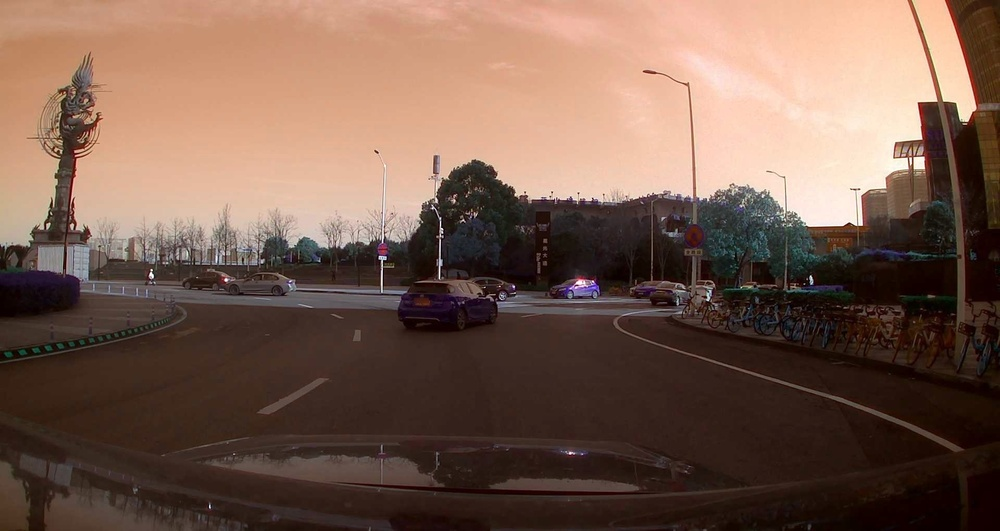
#> input picture cam01.jpg, 1000 x 531 px, shrunk from 1920 x 1020 before the run
$ python Sift.py
#> lines starting #> are read from the running program, lines starting #| are printed output that depends on the picture
import cv2
import numpy as np

# Load the images
image1 = cv2.imread('cam01.jpg')
#> image1 is the input picture: shape (531, 1000, 3); mean B, G, R 78.3, 91.9, 119.2
image2 = cv2.imread('cam03.jpg')
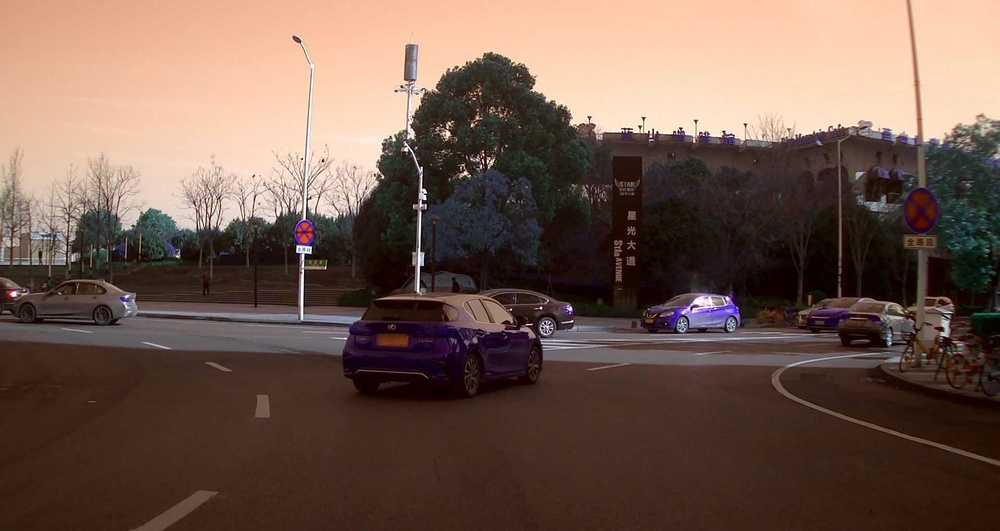
#> input picture cam03.jpg, 1000 x 531 px, shrunk from 1920 x 1020 before the run
#> image2 is the input picture: shape (531, 1000, 3); mean B, G, R 78.1, 90, 113.2

# Initialize SIFT detector
sift = cv2.SIFT_create()

# Detect keypoints and compute descriptors
keypoints1, descriptors1 = sift.detectAndCompute(image1, None)
#> keypoints1 = 987 keypoints; strongest (x, y, size): (151, 275, 3.3), (570, 453, 1.9), (920, 163, 8.4), (433, 208, 2.1)
keypoints2, descriptors2 = sift.detectAndCompute(image2, None)
#> keypoints2 = 1351 keypoints; strongest (x, y, size): (640, 127, 2), (643, 118, 2.2), (745, 125, 2), (14, 294, 3.8)

# Initialize and use FLANN based matcher
FLANN_INDEX_KDTREE = 1
index_params = dict(algorithm = FLANN_INDEX_KDTREE, trees = 5)
search_params = dict(checks = 50)

flann = cv2.FlannBasedMatcher(index_params, search_params)
matches = flann.knnMatch(descriptors1, descriptors2, k=2)
#> matches = 987 matches

# Apply Lowe's ratio test to filter matches
good_matches = []
for m,n in matches:
    if m.distance < 0.7*n.distance:
        good_matches.append(m)
#> after the loop, good_matches = 184 matches

# Draw matches
result_image = cv2.drawMatches(image1, keypoints1, image2, keypoints2, good_matches, None)
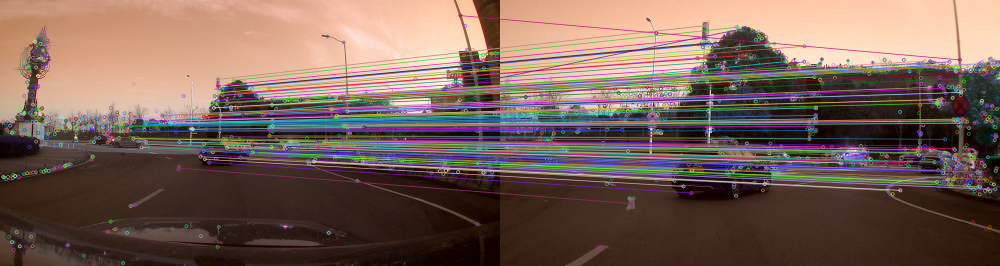
#> result_image: shape (531, 2000, 3) (shown at 1/2 size); mean B, G, R 88.2, 97.8, 120.9

# Display the result
cv2.imshow('Feature Matching', result_image)
cv2.waitKey(0)
cv2.destroyAllWindows()
